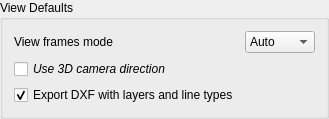
    <widget class="QGroupBox" name="gbViewDefaut">
     <property name="sizePolicy">
      <sizepolicy hsizetype="Expanding" vsizetype="Preferred">
       <horstretch>0</horstretch>
       <verstretch>0</verstretch>
      </sizepolicy>
     </property>
     <property name="title">
      <string>View Defaults</string>
     </property>
     <layout class="QGridLayout" name="gridLayout_9">
      <item row="1" column="0">
       <layout class="QVBoxLayout" name="verticalLayout_7">
        <item>
         <widget class="Gui::PrefCheckBox" name="cb_useCameraDirection">
          <property name="sizePolicy">
           <sizepolicy hsizetype="Preferred" vsizetype="Preferred">
            <horstretch>0</horstretch>
            <verstretch>0</verstretch>
           </sizepolicy>
          </property>
          <property name="font">
           <font>
            <italic>true</italic>
           </font>
          </property>
          <property name="toolTip">
           <string>Uses the 3D camera direction (or normal of a selected face) as the view direction. Otherwise, views will be created as front views.</string>
          </property>
          <property name="text">
           <string>Use 3D camera direction</string>
          </property>
          <property name="prefEntry" stdset="0">
           <cstring>UseCameraDirection</cstring>
          </property>
          <property name="prefPath" stdset="0">
           <cstring>/Mod/TechDraw/General</cstring>
          </property>
         </widget>
        </item>
        <item>
         <widget class="Gui::PrefCheckBox" name="cb_LayeredDxf">
          <property name="toolTip">
           <string>Writes Export Page as DXF with layers by role (visible, hidden, centre, cosmetic, dimensions, text) and real line types. Off writes the plain DXF of earlier versions.</string>
          </property>
          <property name="text">
           <string>Export DXF with layers and line types</string>
          </property>
          <property name="checked">
           <bool>true</bool>
          </property>
          <property name="prefEntry" stdset="0">
           <cstring>LayeredDxf</cstring>
          </property>
          <property name="prefPath" stdset="0">
           <cstring>/Mod/TechDraw/General</cstring>
          </property>
         </widget>
        </item>
       </layout>
      </item>
      <item row="0" column="1">
       <widget class="Gui::PrefComboBox" name="cb_viewFramesVisibility">
        <property name="toolTip">
         <string>&lt;html&gt;&lt;head/&gt;&lt;body&gt;&lt;p&gt;Control when the view boundary frames and labels are displayed.&lt;/p&gt;&lt;p&gt;Auto: Show on hover, On: Always show, Off: Never show.&lt;/p&gt;&lt;/body&gt;&lt;/html&gt;</string>
        </property>
        <property name="prefEntry" stdset="0">
         <cstring>ViewFrameMode</cstring>
        </property>
        <property name="prefPath" stdset="0">
         <cstring>Mod/TechDraw/View</cstring>
        </property>
        <item>
         <property name="text">
          <string>Auto</string>
         </property>
        </item>
        <item>
         <property name="text">
          <string>On</string>
         </property>
        </item>
        <item>
         <property name="text">
          <string>Off</string>
         </property>
        </item>
        <item>
         <property name="text">
          <string>Manual</string>
         </property>
        </item>
       </widget>
      </item>
      <item row="0" column="0">
       <widget class="QLabel" name="label_15">
        <property name="text">
         <string>View frames mode</string>
        </property>
       </widget>
      </item>
     </layout>
    </widget>
